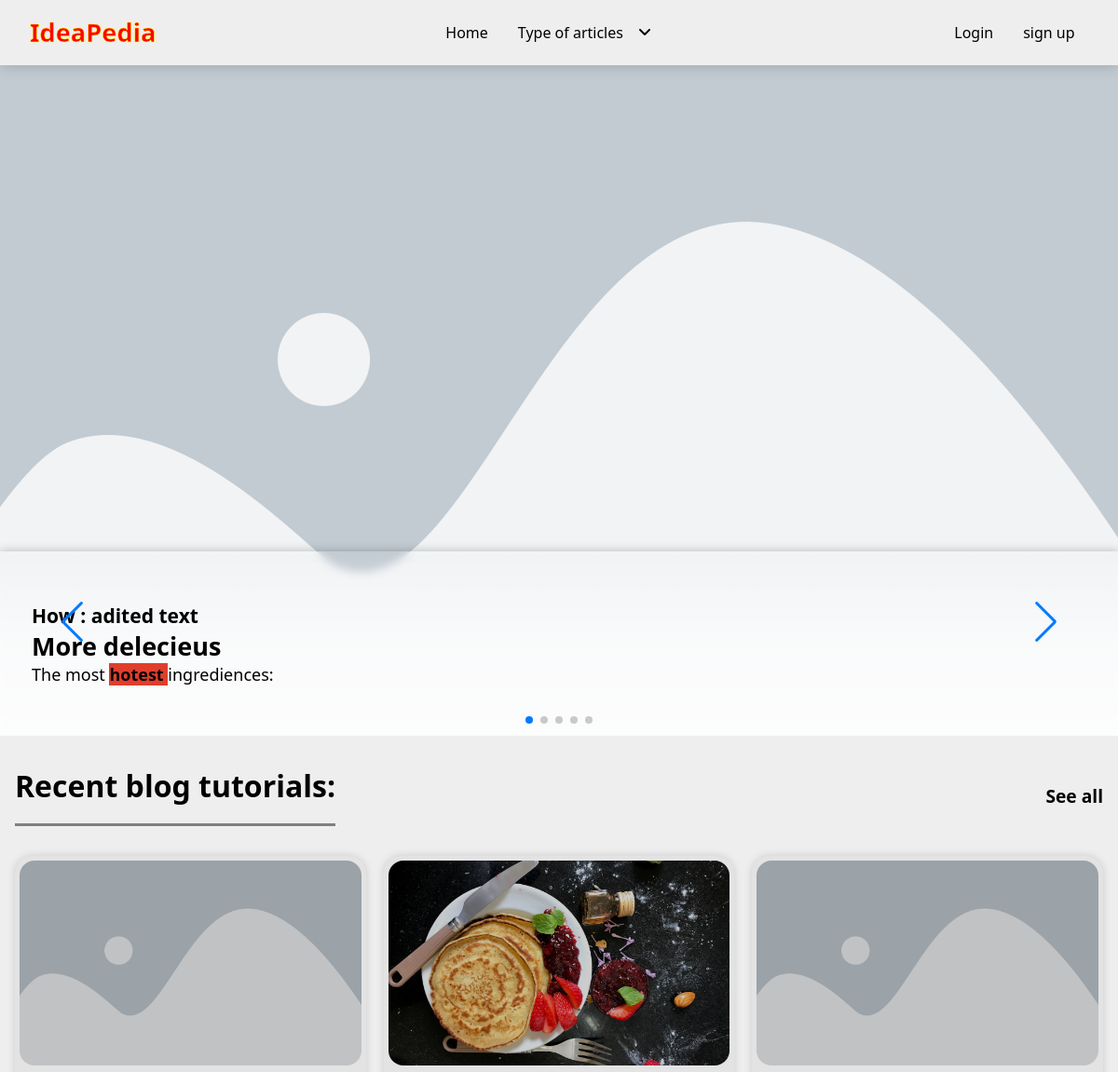
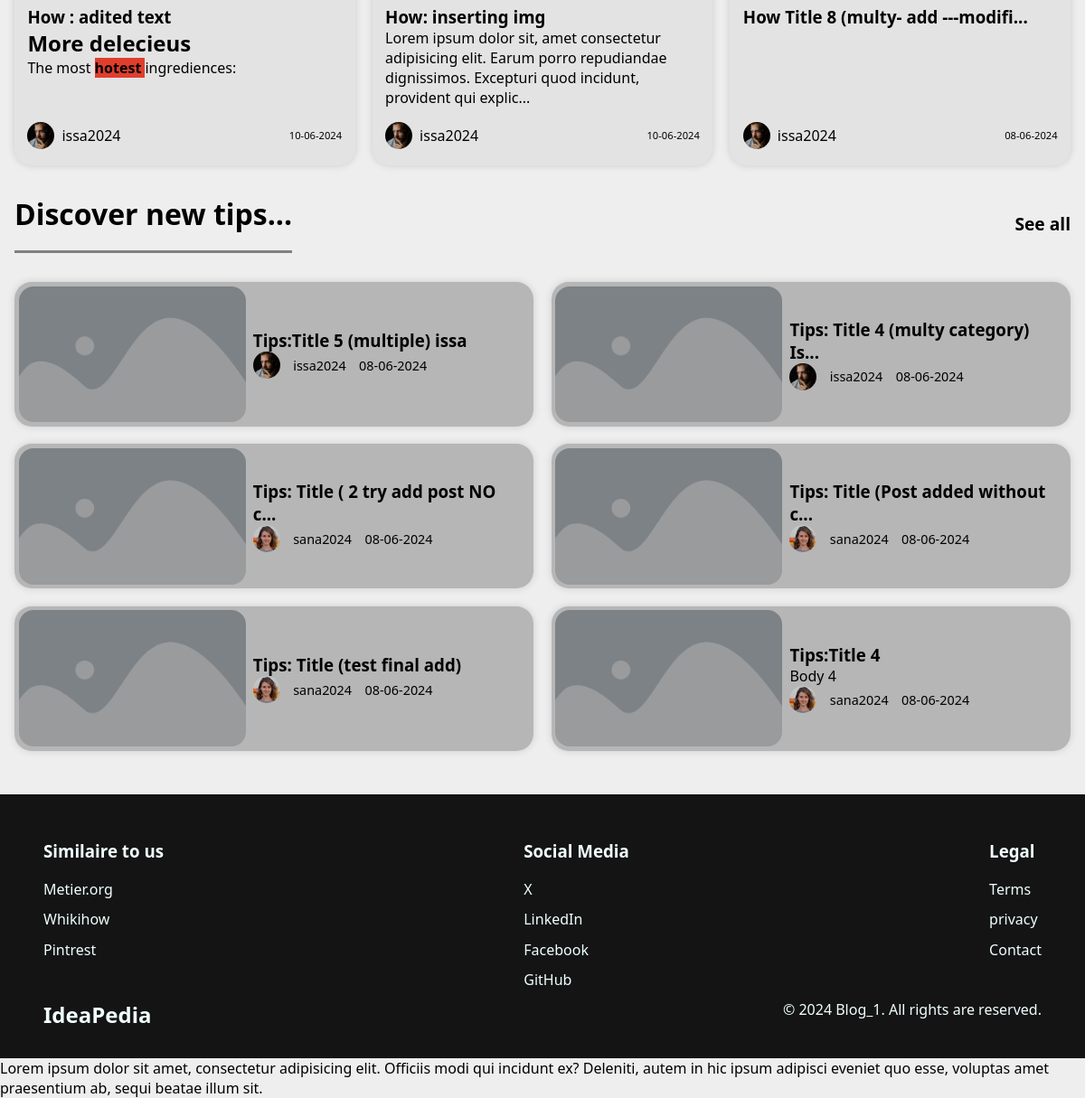
The page / on the database its author committed (2 pictures, top to bottom).
### tables this page shows
CREATE TABLE `posts` (
  `id` int(11) NOT NULL,
  `user_id` int(11) NOT NULL,
  `title` varchar(255) NOT NULL,
  `body` text NOT NULL,
  `created_at` datetime NOT NULL DEFAULT current_timestamp(),
  `image_cover` varchar(255) DEFAULT NULL,
  `published` tinyint(1) NOT NULL,
  `thematic_id` int(11) NOT NULL
);

CREATE TABLE `users` (
  `id` int(11) NOT NULL,
  `name` varchar(100) NOT NULL,
  `lastName` varchar(100) NOT NULL,
  `username` varchar(100) NOT NULL,
  `role` enum('owner','member') NOT NULL DEFAULT 'member',
  `email` varchar(255) NOT NULL,
  `password` varchar(255) NOT NULL,
  `image` varchar(255) DEFAULT NULL,
  `profile_cover` varchar(255) DEFAULT NULL,
  `city` varchar(100) DEFAULT NULL,
  `country` varchar(100) DEFAULT NULL,
  `gender` enum('male','female','nb','') DEFAULT NULL
);

### classes/Database.php (called while the page is built, shortened)
<?php
class Database
{
    protected function connect($host, $username, $password, $db_name)
    {
        $dsn = "mysql:host=$host;dbname=$db_name;charset=utf8mb4";
        $options = [
            PDO::ATTR_ERRMODE => PDO::ERRMODE_EXCEPTION,
            PDO::ATTR_DEFAULT_FETCH_MODE => PDO::FETCH_ASSOC,
            PDO::ATTR_EMULATE_PREPARES => false,
        ];
        try {
            $this->connection = new PDO($dsn, $username, $password, $options);
        } catch (PDOException $e) {
            throw new RuntimeException('Connection failed: '. $e->getMessage(), 0, $e);
        }
    }
}

### classes/Posts_class.php (called while the page is built, shortened)
<?php
include_once "Database.php";
class Posts extends Database
{
    public function getAll($param = "")
    {
        $sql = "SELECT * FROM posts $param";
        $stmt = $this->connection->prepare($sql);
        $stmt->execute();
        $results = $stmt->fetchAll();
        return $results;
    }
    public function getAllJoin($thematic_id, $limit = "")
    {
        $sql = "SELECT p.*, u.username AS author, u.image AS author_image
                FROM posts p
                LEFT JOIN users u ON p.user_id = u.id
                WHERE p.thematic_id = :thematic_id
                $limit";
        $stmt = $this->connection->prepare($sql);
        $stmt->execute([':thematic_id'=> $thematic_id]);
        $results = $stmt->fetchAll();
        return $results;
    }
}

### index.php (the view, shortened to what this page needs)
<?php
include_once "classes/Posts_class.php";
include_once "inc/header.html.php";
include_once "inc/components/nav.php";
$postsClass = new Posts();
$postSlides = $postsClass->getAll("ORDER BY id DESC LIMIT 5");
$postsTutorials = $postsClass->getAllJoin(1,"ORDER BY id DESC LIMIT 3");
$postsTips = $postsClass->getAllJoin(2,"ORDER BY id DESC LIMIT 6");
?>
<header>
    <div class="swiper mySwiper">
        <div class="swiper-wrapper">
            <?php foreach ($postSlides as $post) : ?>
                <div class="swiper-slide">
                    <img loading="lazy" src="<?= !empty($post['image_cover']) ? SITE_PATH . "assets/imgs/posts/"  . $post['image_cover'] : SITE_PATH . "assets/imgs/initials/placeholder.png" ?>" alt="a woman cooking in the kitchen.">
                    <div class="content">
                        <div class="container">
                            <h3><?= $post['title'] ?></h3>
                            <p><?=  (strlen($post['body']) > 300) ? substr(htmlspecialchars_decode($post['body']), 0, 300) . '...' : htmlspecialchars_decode($post['body'])?></p>
                        </div>
                    </div>
                </div>
            <?php endforeach ?>
        </div>
        <div class="swiper-button-next"></div>
        <div class="swiper-button-prev"></div>
        <div class="swiper-pagination"></div>
        <div class="autoplay-progress">
            <svg viewBox="0 0 48 48">
                <circle cx="24" cy="24" r="20"></circle>
            </svg>
        </div>
    </div>
</header>
<main>
    <section class="container">
        <div class="title-tool">
            <h2>Recent blog tutorials:</h2>
            <a href="<?= SITE_PATH ?>pages/flow.php?all=1">See all</a>
        </div>
        <div class="posts-row">
            <?php foreach ($postsTutorials as $post) { ?>
                <a href="<?= SITE_PATH ?>pages/post.php?id=<?= $post['id']?>">
                        <figure class="card-main">
                            <img loading="lazy" src="<?= !empty($post['image_cover']) ? SITE_PATH . "assets/imgs/posts/"  . $post['image_cover'] : SITE_PATH . "assets/imgs/initials/placeholder.png" ?>" alt="<?= $post['image_cover']?>">
                            <figcaption>
                                <div>
                                    <h3><?= (strlen(htmlspecialchars_decode($post['title'])) > 33) ? substr(htmlspecialchars_decode($post['title']), 0, 33). '...' : htmlspecialchars_decode($post['title']) ?></h3>
                                    <p><?= (strlen(htmlspecialchars_decode($post['body'])) > 160) ? substr(htmlspecialchars_decode($post['body']), 0, 160). '...' : htmlspecialchars_decode($post['body']) ?></p>
                                </div>
                                <div class="meta-info-container">
                                    <img loading="lazy" src="<?= !empty($post['author_image']) ? SITE_PATH . "assets/imgs/profile/"  . $post['author_image'] : SITE_PATH . "assets/imgs/profile/placeholder-general-img.png" ?>" alt="<?= $post['author_image']?>">
                                    <p><?= $post['author'] ?></p>
                                    <p class="date"><?=  date('d-m-Y', strtotime($post['created_at'])) ?></p>
                                </div>
                            </figcaption>
                        </figure>
                </a>
            <?php } ?>
        </div>
    </section>
    <section class="container">
        <div class="title-tool">
            <h2>Discover new tips...</h2>
            <a href="<?= SITE_PATH ?>pages/flow.php?all=2">See all</a>
        </div>
        <div class="posts-row container-list">
            <?php foreach ($postsTips as $post) { ?>
                <a href="<?= SITE_PATH ?>pages/post.php?id=<?= $post['id']?>">
                    <figure class="card-side-content">
                    <img loading="lazy" src="<?= !empty($post['image_cover']) ? SITE_PATH . "assets/imgs/posts/"  . $post['image_cover'] : SITE_PATH . "assets/imgs/initials/placeholder.png" ?>" alt="<?= $post['image_cover']?>">
                        <figcaption>
                            <div>
                                <h3><?= (strlen(htmlspecialchars_decode($post['title'])) > 33) ? substr(htmlspecialchars_decode($post['title']), 0, 33). '...' : htmlspecialchars_decode($post['title']) ?></h3>
                                <p><?= (strlen(htmlspecialchars_decode($post['body'])) > 90) ? substr(htmlspecialchars_decode($post['body']), 0, 90). '...' : htmlspecialchars_decode($post['body']) ?></p>
                            </div>
                            <div class="meta-info-container">
                            <img loading="lazy" src="<?= !empty($post['author_image']) ? SITE_PATH . "assets/imgs/profile/"  . $post['author_image'] : SITE_PATH . "assets/imgs/profile/placeholder-general-img.png" ?>" alt="<?= $post['author_image']?>">
                                <p><?= $post['author'] ?></p>
                                <p><?=  date('d-m-Y', strtotime($post['created_at'])) ?></p>
                            </div>
                        </figcaption>
                    </figure>
                </a>
            <?php } ?>
        </div>
    </section>
</main>
<?php include_once "inc/footer.html.php"; ?>

### rows shown on the page
posts: title "How : adited text", body "More delecieus The most hotest ingrediences:", user.image (picture), user.username "issa2024", created_at "10-06-2024"
posts: image_cover (picture), title "How: inserting img", body "Lorem ipsum dolor sit, amet consectetur adipisicing elit. Earum porro repudiandae dignissimos. Excepturi quod incidunt, provident qui explic", user.image (picture), user.username "issa2024", created_at "10-06-2024"
posts: title "How Title 8 (multy- add ---modifi", user.image (picture), user.username "issa2024", created_at "08-06-2024"
posts: title "Tips:Title 5 (multiple) issa", user.image (picture), user.username "issa2024", created_at "08-06-2024"
posts: title "Tips: Title 4 (multy category) Is", user.image (picture), user.username "issa2024", created_at "08-06-2024"
posts: title "Tips: Title ( 2 try add post NO c", user.image (picture), user.username "sana2024", created_at "08-06-2024"
posts: title "Tips: Title (Post added without c", user.image (picture), user.username "sana2024", created_at "08-06-2024"
posts: title "Tips: Title (test final add)", user.image (picture), user.username "sana2024", created_at "08-06-2024"
posts: title "Tips:Title 4", body "Body 4", user.image (picture), user.username "sana2024", created_at "08-06-2024"
